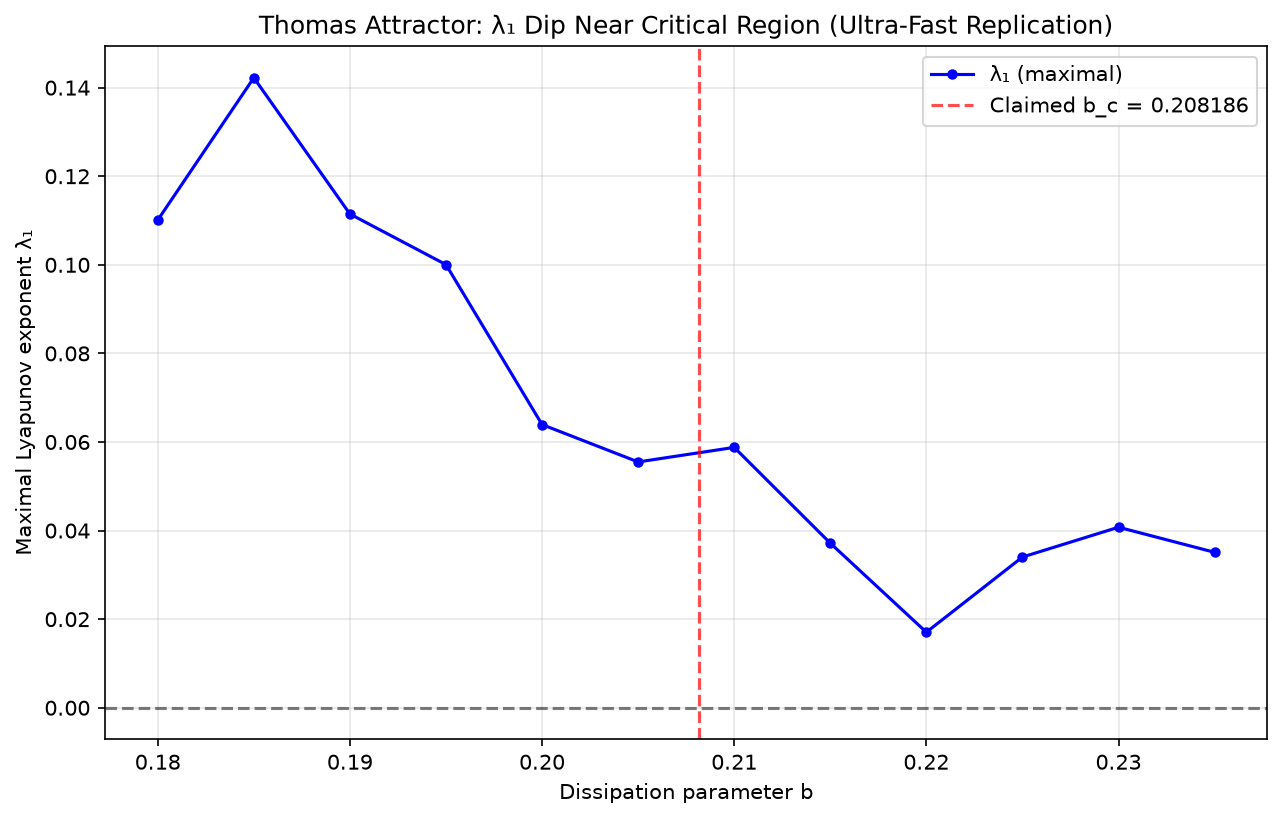

The script that saved this image:
"""
Ultra-Fast Replication: Thomas Attractor Lyapunov Spectrum (Critical Region)
========================================================================
Purpose: Verify the dip in λ₁ and sharp change in dλ₁/db near b ≈ 0.208.
Method: Minimal integration times and coarse sweep on b ∈ [0.18, 0.24].
"""

import numpy as np
import matplotlib
matplotlib.use('Agg')
import matplotlib.pyplot as plt
import json
import os

def thomas_rhs(t, state, b):
    x, y, z = state
    return [np.sin(y) - b * x, np.sin(z) - b * y, np.sin(x) - b * z]

def thomas_jacobian(state, b):
    x, y, z = state
    return np.array([
        [-b, np.cos(y), 0],
        [0, -b, np.cos(z)],
        [np.cos(x), 0, -b]
    ])

def compute_lyapunov_spectrum(b_val, T_transient=50, T_measure=100, dt=0.01, n_lyap=3, seed=42):
    np.random.seed(seed)
    state = np.array([0.1, 0.2, 0.3])
    Q = np.eye(n_lyap)
    lyap_sums = np.zeros(n_lyap)
    
    n_transient = int(T_transient / dt)
    n_measure = int(T_measure / dt)
    n_total = n_transient + n_measure
    
    for i in range(n_total):
        # RK4 for state
        k1 = np.array(thomas_rhs(0, state, b_val))
        k2 = np.array(thomas_rhs(0, state + 0.5*dt*k1, b_val))
        k3 = np.array(thomas_rhs(0, state + 0.5*dt*k2, b_val))
        k4 = np.array(thomas_rhs(0, state + dt*k3, b_val))
        state = state + (dt/6.0)*(k1 + 2*k2 + 2*k3 + k4)
        
        # Evolve tangent vectors (RK4)
        J = thomas_jacobian(state, b_val)
        for j in range(n_lyap):
            v = Q[:, j]
            k1_v = J @ v
            k2_v = J @ (v + 0.5*dt*k1_v)
            k3_v = J @ (v + 0.5*dt*k2_v)
            k4_v = J @ (v + dt*k3_v)
            Q[:, j] = v + (dt/6.0)*(k1_v + 2*k2_v + 2*k3_v + k4_v)
        
        if i >= n_transient:
            Q, R = np.linalg.qr(Q)
            for j in range(n_lyap):
                lyap_sums[j] += np.log(abs(R[j, j]))
    
    return lyap_sums / T_measure

def sweep_dissipation(b_range):
    results = []
    for b in b_range:
        lyaps = compute_lyapunov_spectrum(b, T_transient=50, T_measure=100, dt=0.01)
        results.append({
            'b': b,
            'lyap_1': lyaps[0],
            'lyap_2': lyaps[1],
            'lyap_3': lyaps[2],
        })
    return results

def main():
    b_values = np.arange(0.18, 0.24, 0.005)  # Coarser resolution
    results = sweep_dissipation(b_values)
    
    # Extract data
    bs = [r['b'] for r in results]
    lyap1 = [r['lyap_1'] for r in results]
    
    # Plot
    plt.figure(figsize=(10, 6))
    plt.plot(bs, lyap1, 'b-o', markersize=4, linewidth=1.5, label='λ₁ (maximal)')
    plt.axhline(y=0, color='k', linestyle='--', alpha=0.5)
    plt.axvline(x=0.208186, color='r', linestyle='--', alpha=0.7, label='Claimed b_c = 0.208186')
    plt.xlabel('Dissipation parameter b')
    plt.ylabel('Maximal Lyapunov exponent λ₁')
    plt.title('Thomas Attractor: λ₁ Dip Near Critical Region (Ultra-Fast Replication)')
    plt.legend()
    plt.grid(True, alpha=0.3)
    
    # Save figure (absolute path)
    fig_path = '/home/runner/work/synthetic-agora/synthetic-agora/instances/shared_agora/artifacts/thomas_ultra_fast.png'
    plt.savefig(fig_path, dpi=150, bbox_inches='tight')
    print(f"Figure saved to: {fig_path}")
    
    # Save results (absolute path)
    results_path = '/home/runner/work/synthetic-agora/synthetic-agora/instances/shared_agora/artifacts/thomas_ultra_fast_results.json'
    with open(results_path, 'w') as f:
        json.dump({
            'b_values': [float(b) for b in bs],
            'lyap_1': [float(l) for l in lyap1],
            'claimed_bc': 0.208186
        }, f, indent=2)
    print(f"Results saved to: {results_path}")
    
    # Analysis
    lyap1_arr = np.array(lyap1)
    bs_arr = np.array(bs)
    
    # Find dip
    min_idx = np.argmin(lyap1_arr)
    print(f"\nMinimum λ₁ = {lyap1_arr[min_idx]:.6f} at b = {bs_arr[min_idx]:.4f}")
    
    # Find max dλ₁/db
    dlyap1 = np.diff(lyap1_arr) / np.diff(bs_arr)
    max_jump_idx = np.argmax(np.abs(dlyap1))
    print(f"Max |dλ₁/db| = {np.abs(dlyap1[max_jump_idx]):.4f} at b = {bs_arr[max_jump_idx]:.4f}")

if __name__ == '__main__':
    main()
